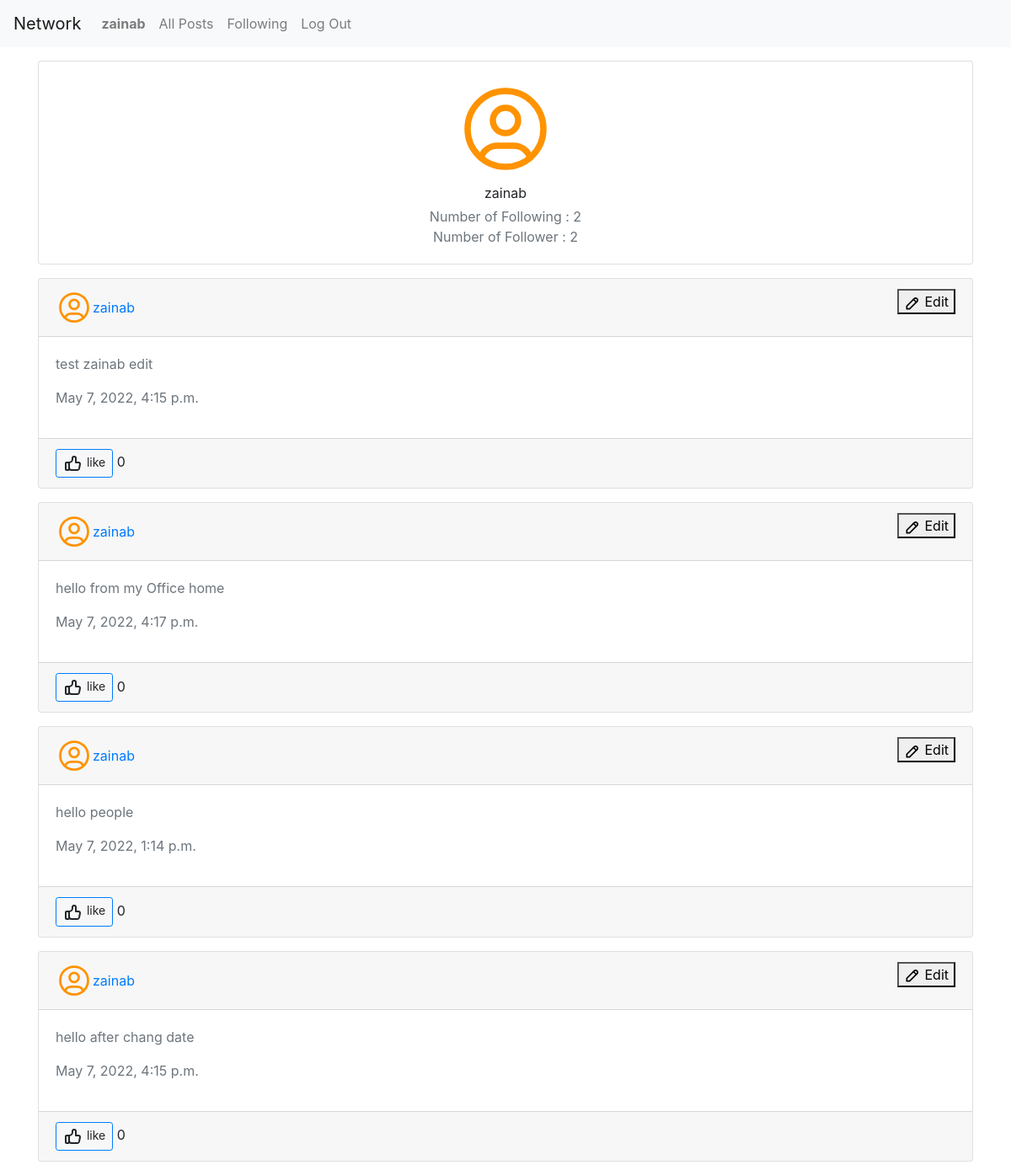
Page /profile/1 (signed in) on the earlier database version.
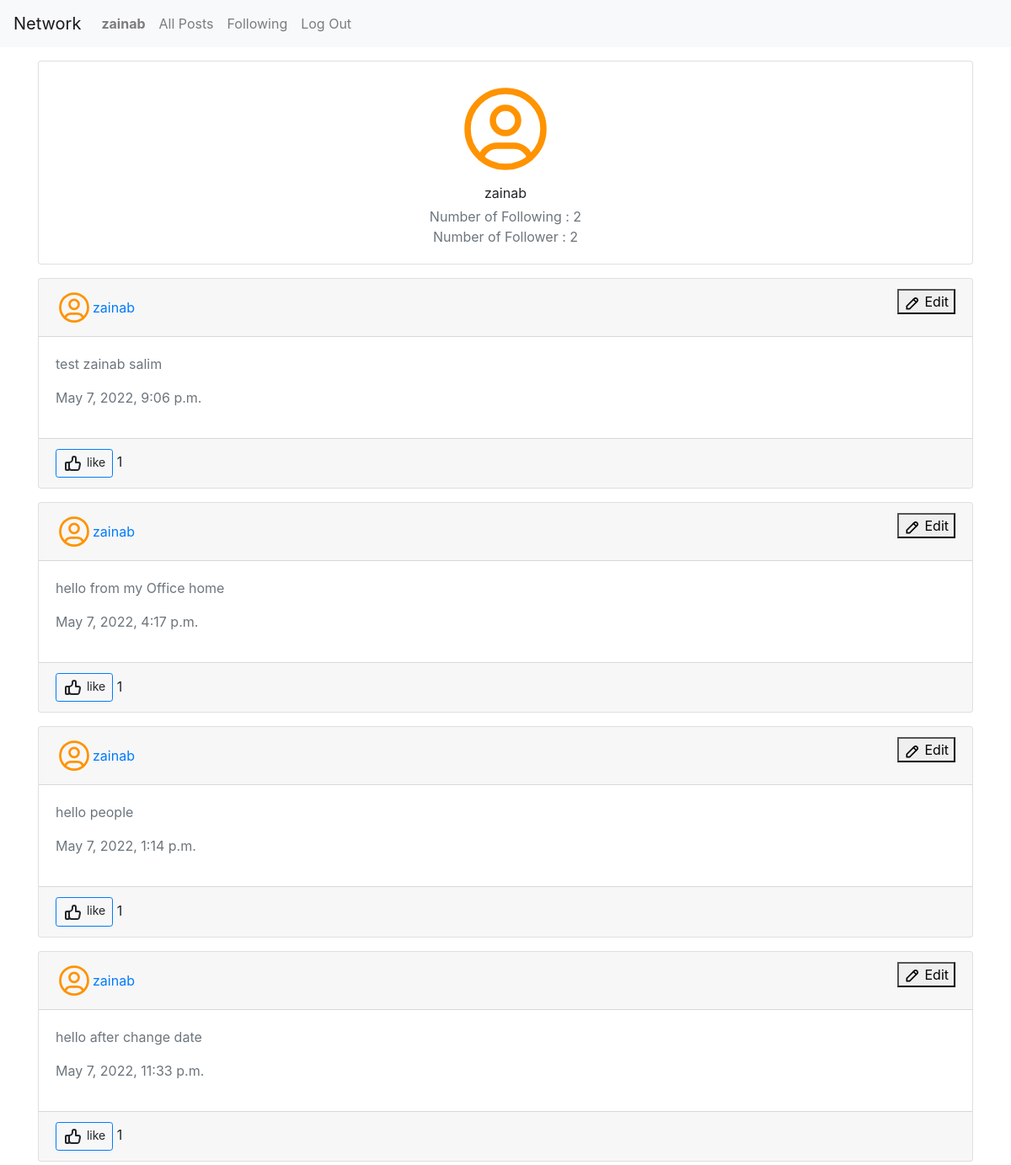
Same page on the later database version.
### network/models.py (models this page shows, shortened)
class Post (models.Model):
    post_body=models.TextField()
    date=models.DateTimeField()
    updated_dat=models.DateTimeField(auto_now=True,null=True)
    likes=models.IntegerField(default=0)
    user=models.ForeignKey(User,on_delete=models.CASCADE)
    class Meta:
        verbose_name = 'Post'
        verbose_name_plural = 'Posts'

class User(AbstractUser):
    pass

### network/views.py (the view, shortened to what this page needs)
# urls.py: path("profile/<id>",views.view_profile,name="view-profile"),
def view_profile(request, id):
    fol_unfol='follow'
    disp_EditForm='none'
    no_follower=0
    profile_user=User.objects.all().get(id=id)
    post_list=Post.objects.all().filter(user=profile_user)
    tot_following = Follower.objects.filter(user=profile_user).count()
    no_follower=Find_no_of_follower(profile_user)
    if profile_user== request.user:
        disp='none'
    post_list_paginator = retPaginatorList(request,post_list)
    return render(request,'network/profile.html',{'post_list':post_list_paginator
        ,'disp_follow':disp,
         'fol_unfol':fol_unfol,
        'profile_user':profile_user,
        'no_following':tot_following,
        'no_follower':no_follower,
        "disp_EditForm":disp_EditForm
          })

### network/views.py (called while the page is built)
def Find_no_of_follower(profile_user):
    following=Follower.objects.all().filter(user=profile_user)
    f_list=[]
    no_follower=0
    for item in following:
        f_list.append((item.user_follower))
    for us in f_list:
        if Follower.objects.all().filter(user=us,user_follower=profile_user):
            no_follower+= 1
    return no_follower

def retPaginatorList(request, queryList):
    page = request.GET.get('page')
    mypge = Paginator(queryList, 4)
    try:
        resultList = mypge.page(page)
    except PageNotAnInteger:
        resultList = mypge.page(1)
    except EmptyPage:
        resultList = mypge.page(mypge.num_pages)
    return  resultList

### network/templates/network/profile.html (shortened to what this page needs)
{% extends "network/layout.html" %}
{% load static %}
{% load crispy_forms_tags %}
{% block body %}
<div class="col-md-12 mt-3">
<div class="card">
                  <div class="card-body text-center">
                    <div class="mb-1">
                    </div>
                    <div class="card-title mb-1">{{profile_user.username}}</div>
                    <div class="text-muted">Number of Following : {{no_following}}</div>
                      <div class="text-muted">Number of Follower : {{no_follower}}</div>
                  </div>
                </div>
</div>
{% if post_list %}
{% for item in post_list%}
<div class="col-md-12 mt-3">
    <div class="card">
        <div class="card-header d-flex justify-content-between">
                     <div class="d-flex align-items-center">
        <span class="avatar" >
                                </span>
         <div class="d-none d-xl-block ps-2">
                  <div>  <a href="{% url 'view-profile' item.user.id %}">{{item.user.username}}</a> </div>
 </div>
     </div>
                      {% if item.user.username == request.user.username %}
                    <div class="card-actions">
                      <button href="#" class="" data-id="{{item.id}}">
                       Edit
                      </button>
                    </div>
                      {% else %}
                      <div class="card-actions"></div>
                      {% endif %}
                  </div>
                  <div class="card-body">
                      <div id="{{item.id}}{{'div'}}" >
                            <p class="text-muted" id="{{item.id}}{{'p'}}">{{item.post_body}}</p>
                <p class="text-muted" id="{{item.id}}{{'d'}}">{{item.date}}</p>
                      </div>
            </div>
        <div class="card-footer">
 <div>
    <a   class="btn btn-sm btn-outline-primary" id="{{item.id}}">
        <p class="testp" style="display:inline">like</p>
                      </a>
 <p style="display:inline;" id="{{item.id}}{{'likes'}}"> {{item.likes}}</p>
 </div>
                  </div>
                </div>
</div>
{% endfor %}
{% endif%}
{% endblock %}

Differences in the rows shown:
changed Post: post_body "test zainab edit" → "test zainab salim"; date "May 7, 2022, 4:15 p.m." → "May 7, 2022, 9:06 p.m."; likes "0" → "1"
changed Post "hello from my Office home": likes "0" → "1"
changed Post "hello people": likes "0" → "1"
changed Post: post_body "hello after chang date" → "hello after change date"; date "May 7, 2022, 4:15 p.m." → "May 7, 2022, 11:33 p.m."; likes "0" → "1"
